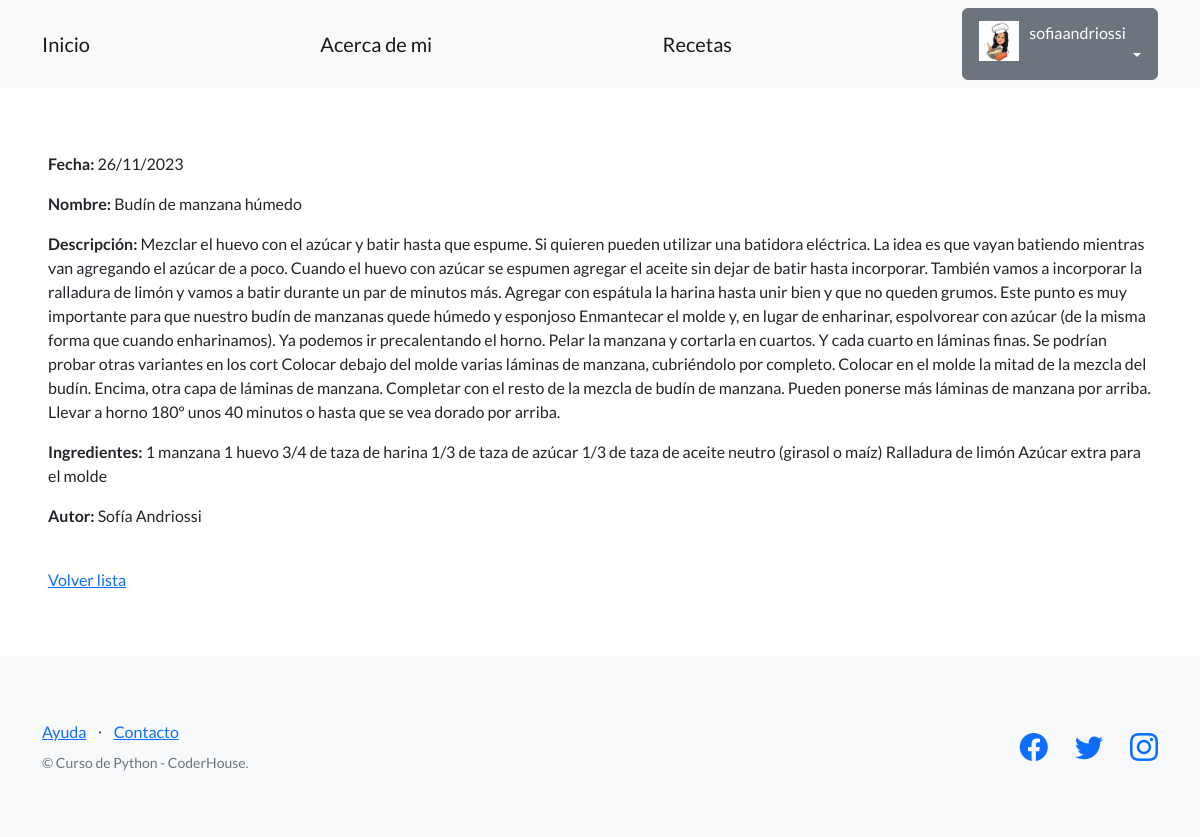
The app's page /nutricheff/recetas/2/ (signed in) with its own data.
### perfiles/models.py (models this page shows, shortened)
class Avatar(models.Model):
   user = models.OneToOneField(User, on_delete=models.CASCADE, null=True)
   imagen = models.ImageField(upload_to='avatares', null=True, blank=True)

### control_recetas/models.py (models this page shows, shortened)
class Recetas(models.Model):
    nombre=models.CharField(max_length=25)
    descripcion= models.CharField(max_length=1500)
    ingredientes = models.CharField(max_length=1000)
    autor = models.CharField(max_length=25)
    creador = models.ForeignKey(User, on_delete=models.SET_NULL, null=True)
    fecha= models.CharField(max_length=25, default="fecha desconocida")

### control_recetas/views.py (the view)
# urls.py: path("recetas/<int:pk>/", RecetaDetailView.as_view(), name="ver_receta"),
class RecetaDetailView(DetailView):
    model = Recetas
    success_url = reverse_lazy('lista_recetas')

### control_recetas/templates/control_recetas/recetas_detail.html
{% extends "base.html" %}
{% block contenido %}
<p>
    <strong>Fecha:</strong> {{object.fecha}}
</p>
<p>
 <strong>Nombre:</strong> {{object.nombre}}
</p>
<p>
 <strong>Descripción:</strong> {{object.descripcion}}
</p>
<p>
 <strong>Ingredientes:</strong> {{object.ingredientes}}
</p>
<p>
 <strong>Autor:</strong> {{object.autor}}
</p>
<br>
<a href="{% url 'lista_recetas' %}">Volver lista</a>
{% endblock contenido %}

### templates_base/base.html (shortened to what this page needs)
{% load static %}
<!DOCTYPE html>
<html lang="en">
    <head>
        <link href="https://cdn.jsdelivr.net/npm/bootstrap-icons@1.5.0/font/bootstrap-icons.css" rel="stylesheet" type="text/css" />
        <link href="{% static 'css/styles.css' %}" rel="stylesheet" />
    </head>
    <body>
        <nav class="navbar navbar-light bg-light static-top">
            <div class="container">
                <a class="navbar-brand" href="{% url 'inicio' %}">Inicio</a>
                <a class="navbar-brand" href="{% url 'acerca_de_mi' %}">Acerca de mi</a>
                <a class="navbar-brand" href="{% url 'lista_recetas' %}">Recetas</a>
                {% if user.is_authenticated %}
                <div class="dropdown">
                    <button class="btn btn-secondary dropdown-toggle" type="button" id="dropdownMenuButton1" data-bs-toggle="dropdown" aria-expanded="false">
                        <div style="display: inline-flex;">
                            <img src="{{user.avatar.imagen.url}}" style="max-width:40px;margin-right: 10px;">
                            <span>{{ user.username }}</span>
                        </div>
                    </button>
                </div>
                {% else %}
                <a class="btn btn-primary" href="{% url 'login' %}">Inicio sesión</a>
                <a class="btn btn-success" href="{% url 'registro' %}">Registro</a>
                {% endif %}
            </div>
        </nav>
        <section style="padding:4rem 3rem;">
            {% block contenido %}{% endblock contenido %}
        </section>
        <footer class="footer bg-light">
            <div class="container">
                <div class="row">
                    <div class="col-lg-6 h-100 text-center text-lg-start my-auto">
                        <ul class="list-inline mb-2">
                            <li class="list-inline-item"><a href="#!">Ayuda</a></li>
                            <li class="list-inline-item">⋅</li>
                            <li class="list-inline-item"><a href="#!">Contacto</a></li>
                        </ul>
                        <p class="text-muted small mb-4 mb-lg-0">&copy; Curso de Python - CoderHouse.</p>
                    </div>
                    <div class="col-lg-6 h-100 text-center text-lg-end my-auto">
                        <ul class="list-inline mb-0">
                            <li class="list-inline-item me-4">
                                <a href="#!"><i class="bi-facebook fs-3"></i></a>
                            </li>
                            <li class="list-inline-item me-4">
                                <a href="https://twitter.com/coderhouse"><i class="bi-twitter fs-3"></i></a>
                            </li>
                            <li class="list-inline-item">
                                <a href="https://www.instagram.com/coderhouse"><i class="bi-instagram fs-3"></i></a>
                            </li>
                        </ul>
                    </div>
                </div>
            </div>
        </footer>
    </body>
</html>

### records on screen
Recetas: fecha "26/11/2023", nombre "Budín de manzana húmedo", descripcion "Mezclar el huevo con el azúcar y batir hasta que espume. Si quieren pueden utilizar una batidora eléctrica. La idea es que vayan batiendo mientras van agregando el azúcar de a poco. Cuando el huevo con azúcar se espumen agregar el aceite sin dejar de batir hasta incorporar. También vamos a incorporar la ralladura de limón y vamos a batir durante un par de minutos más. Agregar con espátula la harina hasta unir bien y que no queden grumos. Este punto es muy importante para que nuestro budín de manzanas quede húmedo y esponjoso Enmantecar el molde y, en lugar de enharinar, espolvorear con azúcar (de la misma forma que cuando enharinamos). Ya podemos ir precalentando el horno. Pelar la manzana…", ingredientes "1 manzana 1 huevo 3/4 de taza de harina 1/3 de taza de azúcar 1/3 de taza de aceite neutro (girasol o maíz) Ralladura de limón Azúcar extra para el molde", autor "Sofía Andriossi"

### other values on screen
{{ user.username }} "sofiaandriossi"
